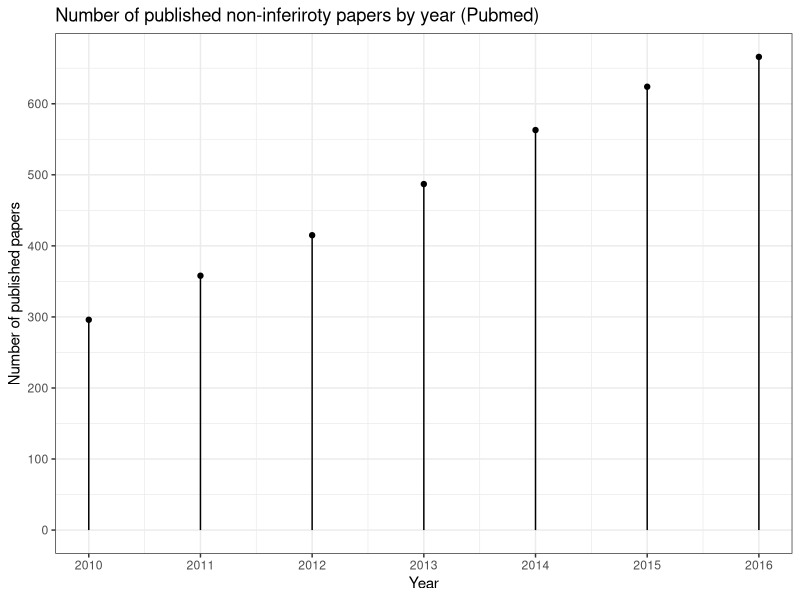

The R script that drew this image:
library(ggplot2)
# Pubmed was searched on 18-Oct-2018
#English[Language] AND (non-inferiority[Title/Abstract] OR noninferior[Title/Abstract] OR non-inferior[Title/Abstract] OR noninferiority[Title/Abstract]) AND ("2017/06/01"[PDAT] : "2018/05/31"[PDAT]) AND Clinical Trial[ptyp] + filter clinical trials

pub.n <- data.frame(year=c(2010, 2011, 2012, 2013, 2014, 2015, 2016), 
                    n=c(296, 358, 415, 487, 563, 624, 666))

g <- ggplot2::ggplot(pub.n, aes(x = year, y = n)) + 
  #ggplot2::geom_line(linetype = "dashed") +
  #ggplot2::geom_bar(stat='identity') +
  geom_segment(aes(x = year, y = 0, xend = year, yend = n)) +
  geom_point() +
  ggplot2::xlab("Year") +
  ggplot2::ylab("Number of published papers") +
  ggplot2::ggtitle("Number of published non-inferiroty papers by year (Pubmed)") +
  ggplot2::theme_bw() +
  ggplot2::scale_x_continuous(breaks = 2010:2016) +
  ggplot2::scale_y_continuous(breaks=seq(0,700,100))

pdf("pubmed_review_ni.pdf")
g
dev.off()
